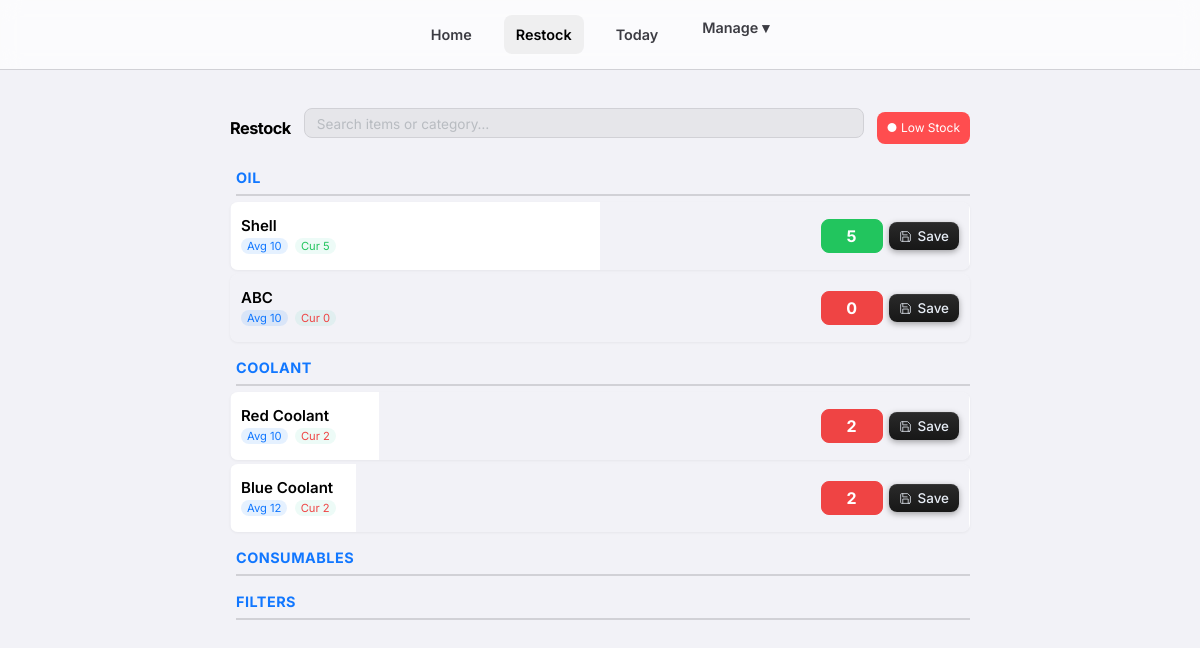
Before: /stock/ (signed in) with the older database file.
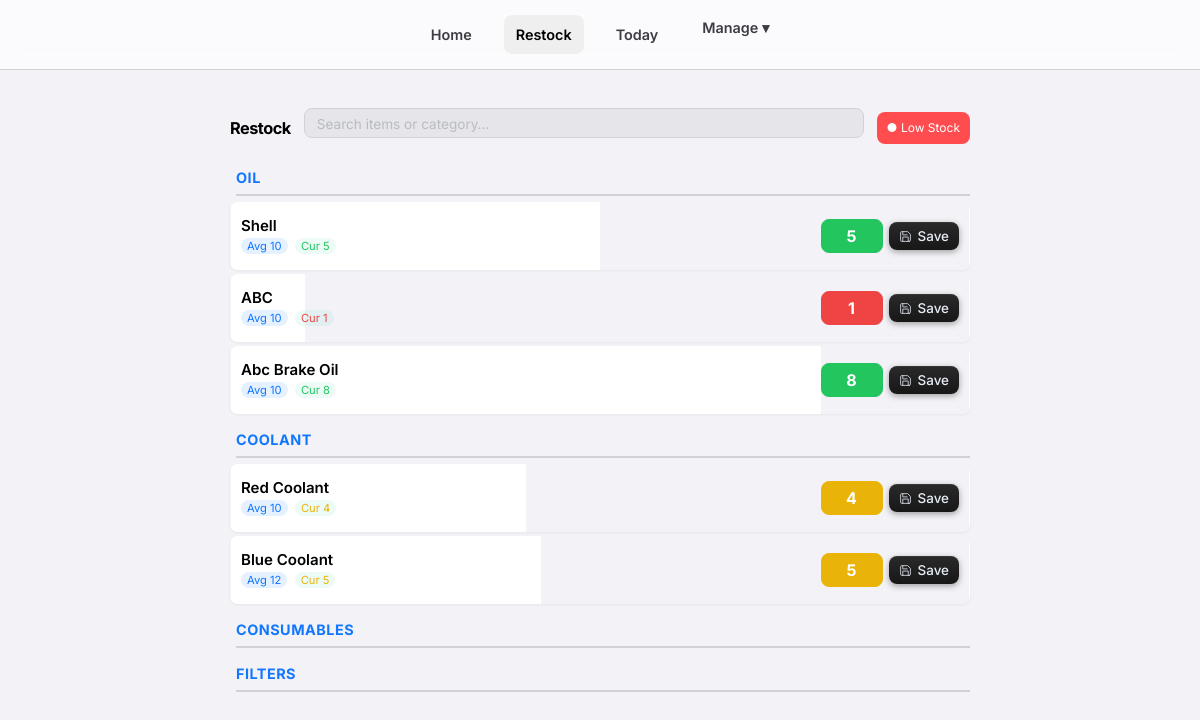
After: the same page with the newer database file.
### consumables/models.py (models this page shows, shortened)
class Category(models.Model):
    name = models.CharField(max_length=100)
    class Meta:
        verbose_name_plural = "Categories"

class Item(models.Model):
    category = models.ForeignKey(Category, related_name='items', on_delete=models.CASCADE)
    subcategory = models.ForeignKey(SubCategory, related_name='items', on_delete=models.SET_NULL, null=True, blank=True)
    name = models.CharField(max_length=200)
    average_stock = models.IntegerField(default=0, help_text="Ideal stock level for calculation")
    current_stock = models.IntegerField(default=0)
    usage_count = models.IntegerField(default=0, help_text="Cached popularity score (frequency of use)")
    score = models.IntegerField(default=1, help_text="Credits earned per unit taken")
    class Meta:
        constraints = [
            models.UniqueConstraint(
                fields=['category', 'name'],
                condition=models.Q(subcategory__isnull=True),
                name='unique_direct_item_idx'
            ),
            models.UniqueConstraint(
                fields=['subcategory', 'name'],
                name='unique_subcategory_item_idx'
            )
        ]
        ordering = ['-usage_count', 'name']
    def stock_percentage(self):
        if self.average_stock <= 0:
            return 100 # Default to full/green if no average set to avoid div/0 error showing red
        return (self.current_stock / self.average_stock) * 100
    def stock_status_color(self):
        pct = self.stock_percentage()
        if pct < 25:
            return "#ef4444" # Red
        elif pct < 50:
            return "#eab308" # Yellow
        else:
            return "#22c55e" # Green

### consumables/views.py (the view)
# urls.py: path('stock/', views.stock_list, name='stock_list'),
@login_required
def stock_list(request):
    categories = Category.objects.prefetch_related('items').all()
    return render(request, 'consumables/stock_list.html', {'categories': categories})

### consumables/templates/consumables/stock_list.html (shortened to what this page needs)
{% extends 'consumables/base.html' %}
{% block content %}
<div class="restock-container">
    <div class="top-row">
        <h2>Restock</h2>
        <div class="search-container">
            <input id="restockSearch" class="tiny-search" type="text" placeholder="Search items or category…">
        </div>
        <a href="{% url 'low_stock_list' %}" class="low-stock-btn">
            ● Low Stock
        </a>
    </div>
    {% for category in categories %}
    <div class="category-section">
        <h3 class="category-title">{{ category.name }}</h3>
        {% for item in category.items.all %}
        <form method="post" action="{% url 'update_stock' item.id %}" class="item-card" data-default-display="flex"
            style="background: linear-gradient(90deg, var(--card-bg) {{ item.stock_percentage|floatformat:0 }}%, transparent {{ item.stock_percentage|floatformat:0 }}%);">
            <div class="item-info">
                <div class="item-name" onclick="this.classList.toggle('expanded')">
                    {{ item.name }}
                </div>
                <div class="item-stock">
                    <span class="stock-badge avg-badge">Avg {{ item.average_stock }}</span>
                    <span class="stock-badge cur-badge" style="color:{{ item.stock_status_color }}">
                        Cur {{ item.current_stock }}
                    </span>
                </div>
            </div>
            <div class="controls">
                <input type="number" name="current_stock" value="{{ item.current_stock }}" inputmode="numeric"
                    style="background-color: {{ item.stock_status_color }}; border-color: {{ item.stock_status_color }}; color: white; font-weight: bold;">
                <button type="submit" class="btn-save">
                    <svg viewBox="0 0 24 24" fill="none" stroke="currentColor" stroke-width="1.6" stroke-linecap="round"
                        stroke-linejoin="round">
                        <path d="M19 21H5a2 2 0 0 1-2-2V5a2 2 0 0 1 2-2h11l5 5v11a2 2 0 0 1-2 2z" />
                        <path d="M17 21v-8H7v8" />
                        <path d="M7 3v6h8" />
                    </svg>
                    Save
                </button>
            </div>
        </form>
        {% endfor %}
    </div>
    {% endfor %}
</div>
{% endblock %}

### consumables/templates/consumables/base.html (shortened to what this page needs)
{% load static %}
<!DOCTYPE html>
<html lang="en">
<head>
    <link rel="stylesheet" href="{% static 'css/style.css' %}">
</head>
<body>
    {% if user.is_authenticated %}
    <nav class="navbar">
        <a href="{% url 'home' %}"
            class="nav-link {% if request.resolver_match.url_name == 'home' %}active{% endif %}">Home</a>
        <a href="{% url 'stock_list' %}"
            class="nav-link {% if request.resolver_match.url_name == 'stock_list' %}active{% endif %}">Restock</a>
        <a href="{% url 'today' %}"
            class="nav-link {% if request.resolver_match.url_name == 'today' %}active{% endif %}">Today</a>
        <div class="dropdown">
            <span class="nav-link" style="cursor: pointer;">Manage &#9662;</span>
        </div>
    </nav>
    {% endif %}
    <div class="container">
        {% block content %}
        {% endblock %}
    </div>
</body>
</html>

### consumables/static/css/style.css (style rules this page uses)
:root { --bg-color: #f2f2f7; --card-bg: #ffffff; --text-primary: #000000; --text-secondary: #3c3c43; --accent-red: #ff3b30; --accent-blue: #007aff; --accent-green: #34c759; --accent-yellow: #f59e0b; --border-color: #d1d1d6; --glass-bg: rgba(255, 255, 255, 0.7); --glass-border: rgba(0, 0, 0, 0.1); --input-bg: rgba(0, 0, 0, 0.05); }
* { box-sizing: border-box; margin: 0; padding: 0; font-family: 'Inter', -apple-system, BlinkMacSystemFont, "Segoe UI", Roboto, Helvetica, Arial, sans-serif; }
body { background-color: var(--bg-color); color: var(--text-primary); line-height: 1.6; padding-bottom: 80px; }
h1, h2, h3 { font-weight: 700; letter-spacing: -0.5px; margin-bottom: 1rem; color: var(--text-primary); }
a { color: var(--accent-blue); text-decoration: none; }
.container { max-width: 800px; margin: 0 auto; padding: 20px; }
.navbar { background-color: var(--card-bg); padding: 15px; display: flex; justify-content: center; gap: 20px; position: sticky; top: 0; z-index: 100; border-bottom: 1px solid var(--border-color); backdrop-filter: blur(10px); -webkit-backdrop-filter: blur(10px); background: var(--glass-bg); }
.nav-link { color: var(--text-secondary); font-weight: 600; font-size: 0.9rem; padding: 8px 12px; border-radius: 8px; transition: all 0.2s ease; }
.nav-link.active, .nav-link:hover { color: var(--text-primary); background-color: rgba(0, 0, 0, 0.05); }
.dropdown { position: relative; display: inline-block; }
.category-section { margin-bottom: 40px; }
.category-title { font-size: 1.5rem; border-bottom: 2px solid var(--border-color); padding-bottom: 5px; margin-bottom: 10px; color: var(--accent-blue); text-transform: uppercase; letter-spacing: 1px; }
.item-card { background-color: var(--card-bg); padding: 15px; margin-bottom: 10px; border-radius: 12px; display: flex; justify-content: space-between; align-items: center; border: 1px solid var(--border-color); transition: transform 0.2s, box-shadow 0.2s; box-shadow: 0 1px 3px rgba(0, 0, 0, 0.05); }
.item-info { flex-grow: 1; }
.item-name { font-weight: 600; font-size: 1.1rem; color: var(--text-primary); }
.item-stock { font-size: 0.8rem; color: var(--text-secondary); }
input[type="text"], input[type="password"], input[type="number"], select { width: 100%; padding: 12px; margin: 8px 0; background-color: var(--input-bg); border: 1px solid var(--border-color); border-radius: 8px; color: var(--text-primary); font-size: 1rem; transition: border-color 0.2s, background-color 0.2s; }
.search-container { margin-bottom: 10px; padding: 0 5px; }
.tiny-search { width: 100%; background: var(--input-bg); border: 1px solid var(--border-color); border-radius: 20px; padding: 2px 10px; color: var(--text-primary); font-size: 0.8rem; line-height: normal; outline: none; transition: all 0.2s ease; margin: 0; box-sizing: border-box; height: 30px; }
.tiny-search::placeholder { color: var(--text-secondary); opacity: 0.6; font-size: 0.85rem; }

Changed rows visible on the page:
changed Item "ABC": current_stock "0" → "1"
added Item: name "Abc Brake Oil", average_stock "10", current_stock "8", shown under Category "OIL"
changed Item "Red Coolant": current_stock "2" → "4"
changed Item "Blue Coolant": current_stock "2" → "5"
